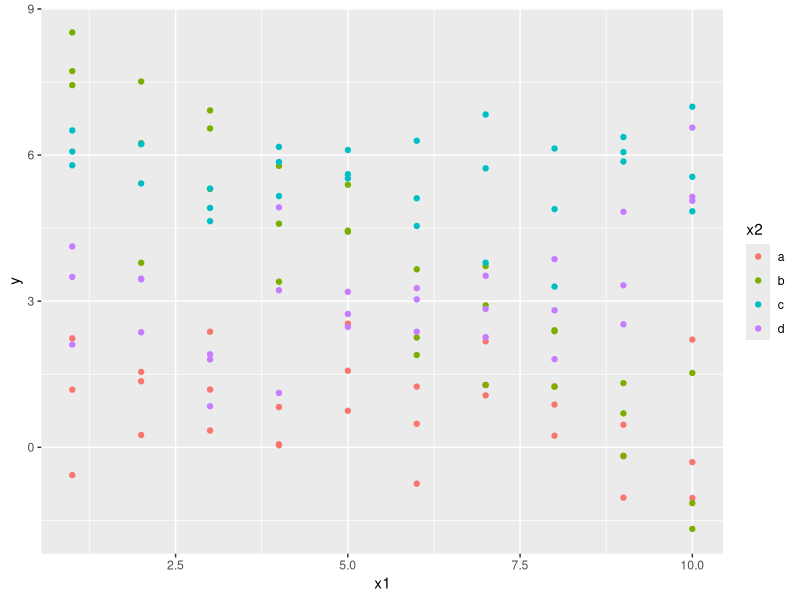
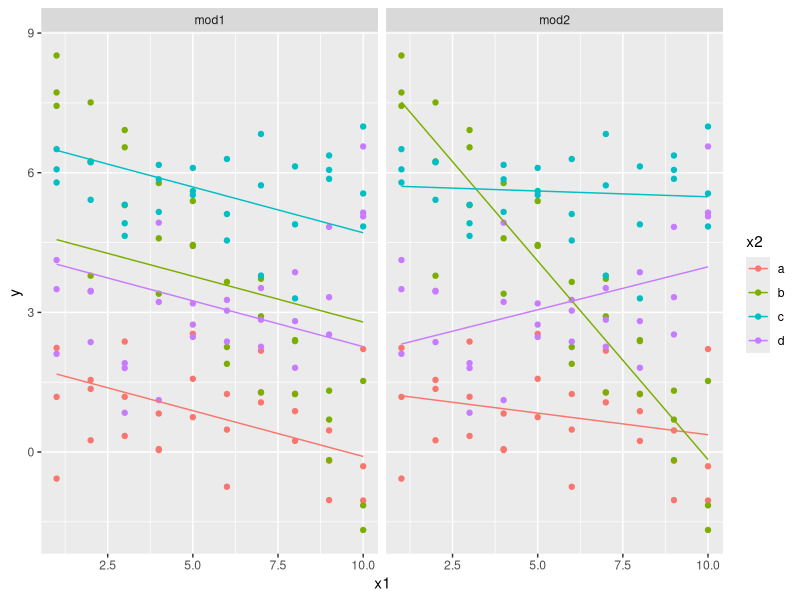
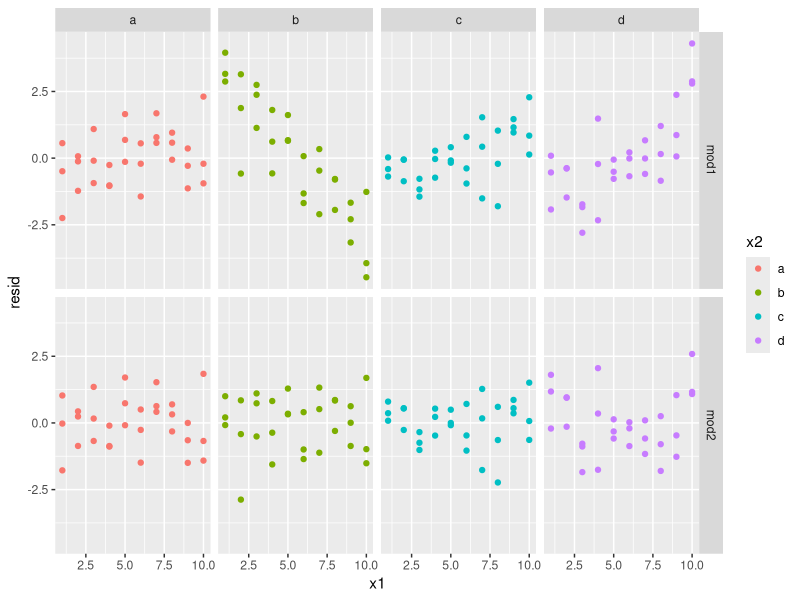
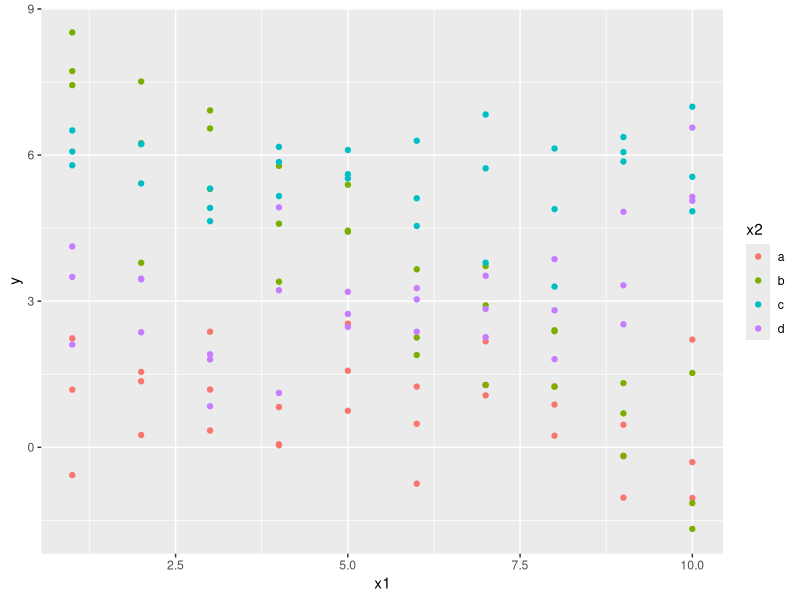
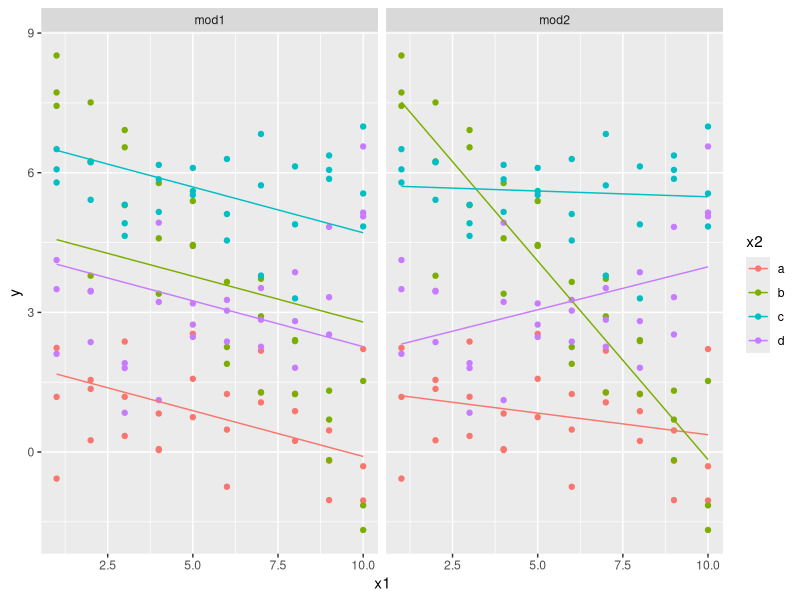
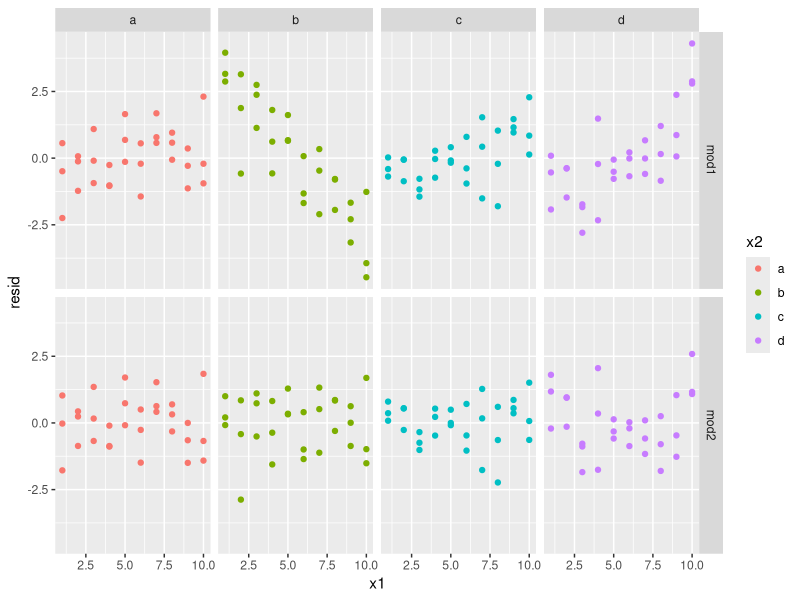

R code for these plots, in order:
library(tidyverse)

library(modelr)
options(na.action = na.warn)

ggplot(sim3, aes(x1, y)) + 
  geom_point(aes(colour = x2))

ggsave("model/figs/interactions_1.1.png")

mod1 <- lm(y ~ x1 + x2, data = sim3)
mod2 <- lm(y ~ x1 * x2, data = sim3)

grid <- sim3 %>% 
  data_grid(x1, x2) %>% 
  gather_predictions(mod1, mod2)
grid

ggplot(sim3, aes(x1, y, colour = x2)) + 
  geom_point() + 
  geom_line(data = grid, aes(y = pred)) + 
  facet_wrap(~ model)

ggsave("model/figs/interactions_1.2.png")

sim3 <- sim3 %>% 
  gather_residuals(mod1, mod2)

ggplot(sim3, aes(x1, resid, colour = x2)) + 
  geom_point() + 
  facet_grid(model ~ x2)

ggsave("model/figs/interactions_1.3.png")
